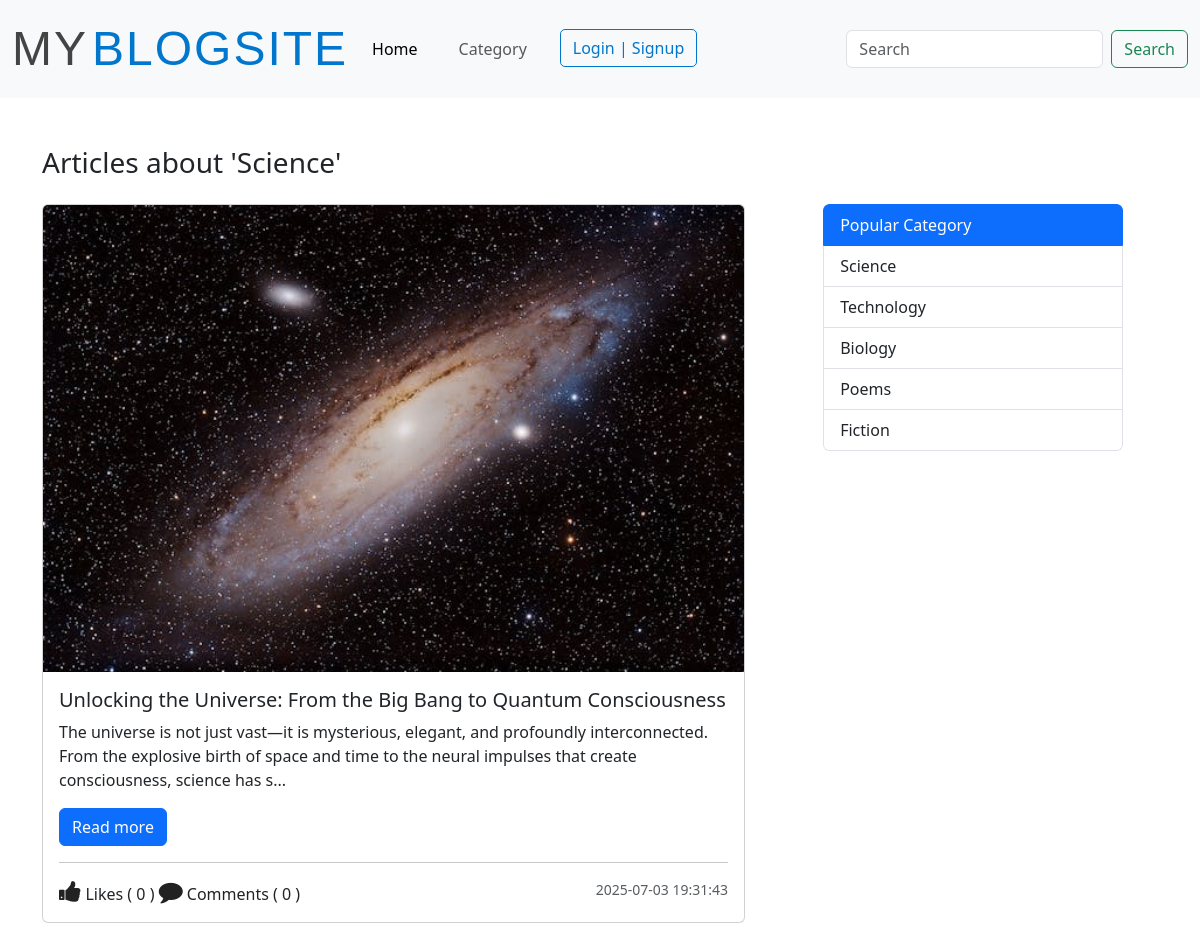
Page /category.php?category_id=1 on the committed database.
### tables this page shows
CREATE TABLE `category` (
  `id` int(11) NOT NULL,
  `category` varchar(127) NOT NULL
);

CREATE TABLE `post` (
  `post_id` int(11) NOT NULL,
  `post_title` varchar(127) NOT NULL,
  `post_text` text NOT NULL,
  `category` int(11) NOT NULL,
  `author_id` int(11) DEFAULT NULL,
  `publish` int(2) NOT NULL DEFAULT 1,
  `cover_url` varchar(255) NOT NULL DEFAULT 'default.jpg',
  `crated_at` datetime NOT NULL DEFAULT current_timestamp()
);

### admin/data/Post.php (called while the page is built, shortened)
<?php
function getAllPostsByCategory($conn, $category_id){
   $sql = "SELECT * FROM post  WHERE category=? AND publish=1";
   $stmt = $conn->prepare($sql);
   $stmt->execute([$category_id]);
   if($stmt->rowCount() >= 1){
         $data = $stmt->fetchAll();
         return $data;
   }else {
       return 0;
   }
}
function getCategoryById($conn, $id){
   $sql = "SELECT * FROM category WHERE id=?";
   $stmt = $conn->prepare($sql);
   $stmt->execute([$id]);
   if($stmt->rowCount() >= 1){
         $data = $stmt->fetch();
         return $data;
   }else {
       return 0;
   }
}
function get5Categoies($conn){
   $sql = "SELECT * FROM category LIMIT 5";
   $stmt = $conn->prepare($sql);
   $stmt->execute();
   if($stmt->rowCount() >= 1){
         $data = $stmt->fetchAll();
         return $data;
   }else {
       return 0;
   }
}
function getAllCategories($conn){
   $sql = "SELECT * FROM category ORDER BY category";
   $stmt = $conn->prepare($sql);
   $stmt->execute();
   if($stmt->rowCount() >= 1){
         $data = $stmt->fetchAll();
         return $data;
   }else {
       return 0;
   }
}

### admin/data/Comment.php (called while the page is built, shortened)
<?php
function CountByPostID($conn, $id){
   $sql = "SELECT * FROM comment WHERE post_id=?";
   $stmt = $conn->prepare($sql);
   $stmt->execute([$id]);
   return $stmt->rowCount();
}
function likeCountByPostID($conn, $id){
   $sql = "SELECT * FROM post_like WHERE post_id=?";
   $stmt = $conn->prepare($sql);
   $stmt->execute([$id]);
   return $stmt->rowCount();
}

### Category.php (the view, shortened to what this page needs)
<?php
$logged = false;
  include_once("db_conn.php");
  include_once("admin/data/Post.php");
  include_once("admin/data/Comment.php");
  $categories = getAllCategories($conn);
  $categories5 = get5Categoies($conn);
  $category = 0;
 ?>
<!DOCTYPE html>
<html lang="en">
<head>
		<?php
           if (isset($_GET['category_id'])){
           	   $c_id =$_GET['category_id'];
           	   $category = getCategoryById($conn, $c_id);
           }else {
              echo "Blog Category Page";
           }
		 ?>
	<link href="https://cdn.jsdelivr.net/npm/bootstrap@5.3.0/dist/css/bootstrap.min.css" rel="stylesheet">
	<link rel="stylesheet" href="https://stackpath.bootstrapcdn.com/font-awesome/4.7.0/css/font-awesome.min.css">
	<link rel="stylesheet" href="css/style.css">
</head>
<body>
 <?php
     include 'inc/NavBar.php';
  ?>
 <div class="container mt-5">
 <h1 class="display-4 mb-4 fs-3">
 			<?php if ($category != 0)
 			  echo "Articles about '".$category['category']."'";
 			else echo "Articles"; ?>
</h1>
  <section class="d-flex">
  	<?php if (!isset($_GET['category_id'])) { ?>
  	   <main class="main-blog p-2">
  	   	  <div class="list-group category-aside">
  	   	  	 <?php foreach ($categories as $category) {?>
			  <a href="category.php?category_id=<?=$category['id']?>"
			     class="list-group-item list-group-item-action">
			  	<?php echo $category['category']; ?>
			  </a>
			<?php } ?>
		   </div>
  	   </main>
  	<?php }else{
  	 $cId = $_GET['category_id'];
  	 $posts = getAllPostsByCategory($conn, $cId);
  	?>
	<?php if ($posts != 0) { ?>
   <main class="main-blog">
   	<?php foreach ($posts as $post) { ?>
   	   <div class="card main-blog-card mb-5">
	  <img src="upload/blog/<?=$post['cover_url']?>" class="card-img-top" alt="...">
	  <div class="card-body">
	    <h5 class="card-title"><?=$post['post_title']?></h5>
	    <?php
            $p = strip_tags($post['post_text']);
            $p = substr($p, 0, 200);
	     ?>
	    <p class="card-text"><?=$p?>...</p>
	    <a href="blog-view.php?post_id=<?=$post['post_id']?>" class="btn btn-primary">Read more</a>
	    <hr>
        <div class="d-flex justify-content-between">
        	<div class="react-btns">
    		<?php
    		$post_id = $post['post_id'];
    		if ($logged) {
    			$liked = isLikedByUserID($conn, $post_id, $user_id);
            if($liked){
    		 ?>
        	<i class="fa fa-thumbs-up liked like-btn"
		   	   post-id="<?=$post_id?>"
		   	   liked="1"
		   	   aria-hidden="true"></i>
		       <?php }else{ ?>
		    <i class="fa fa-thumbs-up like like-btn"
		        post-id="<?=$post_id?>"
		   	    liked="0"
		        aria-hidden="true"></i>
		    <?php } } else{ ?>
		    <i class="fa fa-thumbs-up" aria-hidden="true"></i>
		    <?php } ?>
		   Likes (
    <span><?php
   echo likeCountByPostID($conn, $post['post_id']);
     ?></span> )
		    <a href="blog-view.php?post_id=<?=$post['post_id']?>#comments">
        	<i class="fa fa-comment" aria-hidden="true"></i> Comments (
		        <?php
                    echo CountByPostID($conn, $post['post_id']);
		         ?>
		        )
		    </a>
		    </div>
		    <small class="text-body-secondary"><?=$post['crated_at']?></small>
        </div>
	  </div>
	</div>
   <?php } ?>
   </main>
  	<?php } } ?>
	<aside class="aside-main" style="width: 300px;">
		<div class="list-group category-aside" style="position: sticky; top: 100px; max-height: 600px; overflow-y: auto;">
			<a href="#"
			class="list-group-item list-group-item-action active"
			aria-current="true">
				Popular Category
			</a>
			<?php foreach ($categories5 as $category ) { ?>
			<a href="category.php?category_id=<?=$category['id']?>"
			class="list-group-item list-group-item-action">
				<?= $category['category']; ?>
			</a>
			<?php } ?>
		</div>
	</aside>
  </section>
    </div>
</body>
</html>

### css/style.css (style rules this page uses)
img { max-width: 100%; }
.main-blog-card { width: 90%; }
.category-aside { width: 100%; }
.main-blog { width: 70%; }
.aside-main { width: 30%; }
.react-btns i { font-size: 24px; color: #222; cursor: pointer; }
.react-btns a { text-decoration: none; color: #222; cursor: pointer; }

### rows in the picture
category: category "Science"
post: cover_url (picture), post_title "Unlocking the Universe: From the Big Bang to Quantum Consciousness", post_text "The universe is not just vast—it is mysterious, elegant, and profoundly interconnected. From the explosive birth of space and time to the neural impulses that create consciousness, science has s", post_id "0", crated_at "2025-07-03 19:31:43"
category: category "Technology"
category: category "Biology"
category: category "Poems"
category: category "Fiction"
